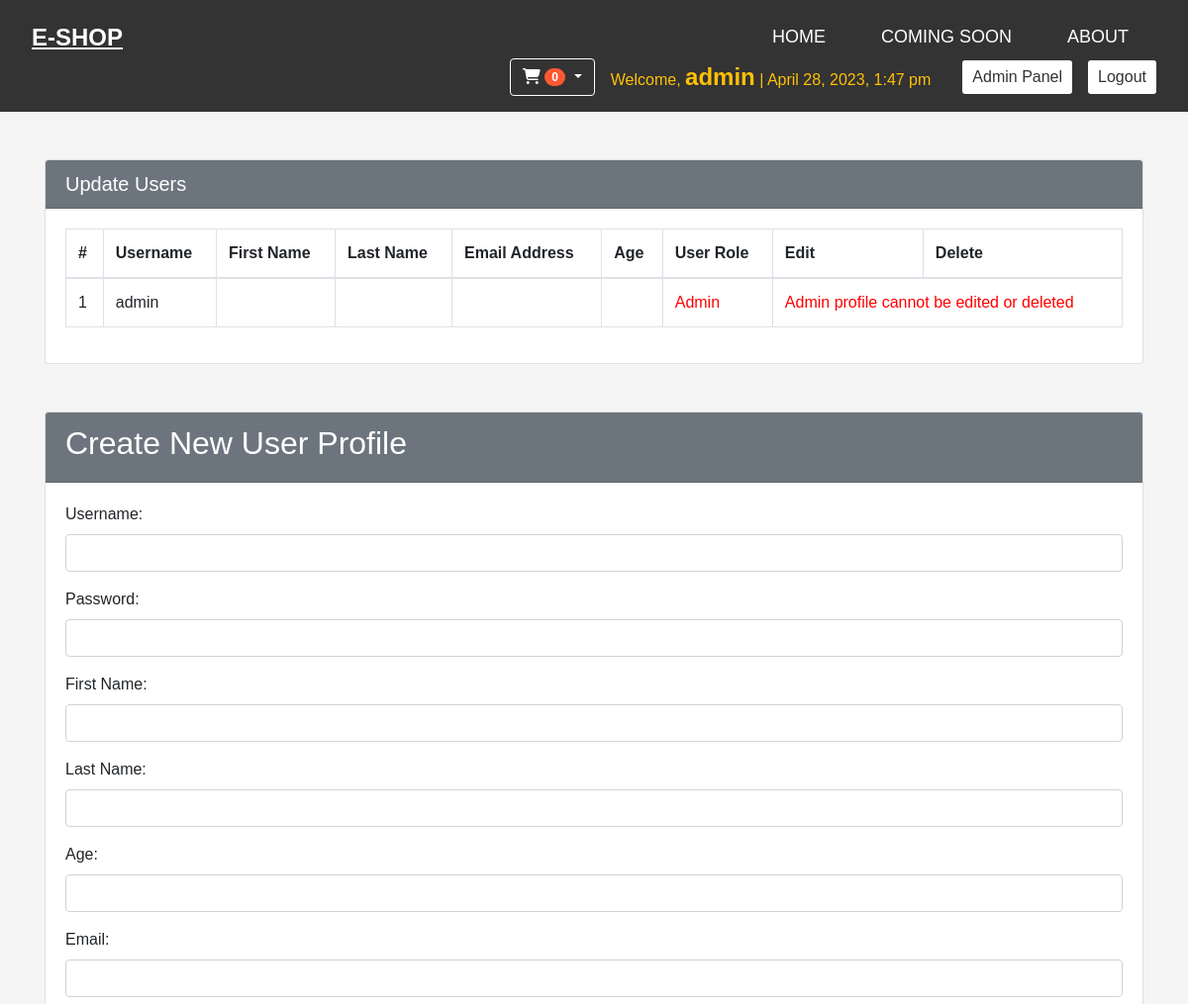
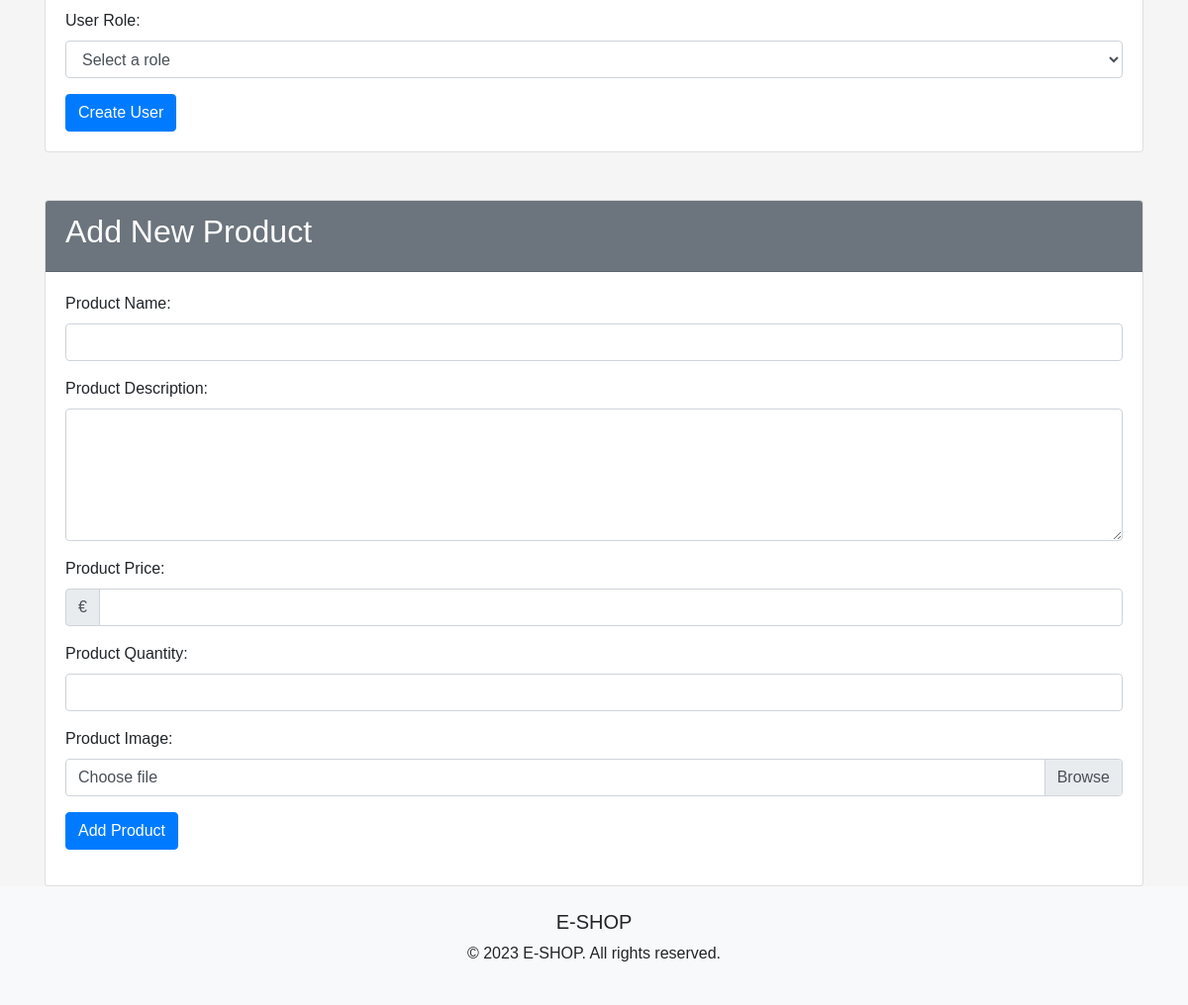
/admin.php (signed in), run on the app's committed database (2 pictures, top to bottom).
### tables this page shows
CREATE TABLE IF NOT EXISTS users (

    id INT NOT NULL AUTO_INCREMENT,
    username VARCHAR(50) NOT NULL,
    password VARCHAR(255) NOT NULL,
    name VARCHAR(255) DEFAULT NULL,
    surname VARCHAR(255) DEFAULT NULL,
    age INT DEFAULT NULL,
    email VARCHAR(255) DEFAULT NULL,
    date_added TIMESTAMP DEFAULT CURRENT_TIMESTAMP,
    user_role ENUM('user', 'admin') NOT NULL DEFAULT 'user',
    PRIMARY KEY (id)
    );

### common.php (called while the page is built)
<?php
function escape($string) {
    return htmlspecialchars($string ?? "", ENT_QUOTES, 'UTF-8');
}

### public/admin.php (the view, shortened to what this page needs)
<?php require_once 'templates/header.php'; ?>
<?php
require_once '../common.php';
require_once '../src/DBconnect.php';
try {
    $sql = "SELECT * FROM users";
    $statement = $connection->prepare($sql);
    $statement->execute();
    $result = $statement->fetchAll();
} catch (PDOException $error) {
    echo $sql . "<br>" . $error->getMessage();
}
?>
<div class="container mt-5 thead-dark">
    <div class="card">
        <h5 class="card-header bg-secondary text-white">Update Users</h5>
        <div class="card-body">
            <div class="table-responsive ">
                <table class="table table-bordered table-hover thead-dark">
                    <thead>
                    <tr>
                        <th>#</th>
                        <th>Username</th>
                        <th>First Name</th>
                        <th>Last Name</th>
                        <th>Email Address</th>
                        <th>Age</th>
                        <th>User Role</th>
                        <th>Edit</th>
                        <th>Delete</th>
                    </tr>
                    </thead>
                    <tbody>
                    <?php foreach ($result as $row) : ?>
                        <tr>
                            <td><?php echo escape($row["id"]); ?></td>
                            <td><?php echo escape($row["username"]); ?></td>
                            <td><?php echo escape($row["name"]); ?></td>
                            <td><?php echo escape($row["surname"]); ?></td>
                            <td><?php echo escape($row["email"]); ?></td>
                            <td><?php echo escape($row["age"]); ?></td>
                            <td><?php echo ($row["user_role"] == "admin") ? '<span style="color: red;">Admin</span>' : 'User'; ?></td>
                            <?php if ($row["id"] == 1) : ?>
                                <td colspan="2" style="color: red;">Admin profile cannot be edited or deleted</td>
                            <?php else : ?>
                                <td><a href="update_profile.php?id=<?php echo escape($row["id"]); ?>" class="btn btn-primary">Edit</a></td>
                                <td><a href="delete.php?" class="btn btn-danger">Delete</a></td>
                            <?php endif; ?>
                        </tr>
                    <?php endforeach; ?>
                    </tbody>
                </table>
            </div>
        </div>
    </div>
</div>
<div class="container mt-5">
    <div class="card">
        <div class="card-header bg-secondary">
            <h2 class="text-white">Create New User Profile</h2>
        </div>
        <div class="card-body">
            <form action="<?php echo htmlspecialchars($_SERVER["PHP_SELF"]); ?>" method="post">
                <div class="form-group">
                    <label for="username">Username:</label>
                    <input type="text" name="username" id="username" class="form-control" required>
                </div>
                <div class="form-group">
                    <label for="password">Password:</label>
                    <input type="password" name="password" id="password" class="form-control" required>
                </div>
                <div class="form-group">
                    <label for="name">First Name:</label>
                    <input type="text" name="name" id="name" class="form-control" required>
                </div>
                <div class="form-group">
                    <label for="surname">Last Name:</label>
                    <input type="text" name="surname" id="surname" class="form-control" required>
                </div>
                <div class="form-group">
                    <label for="age">Age:</label>
                    <input type="number" name="age" id="age" class="form-control" min="0" required>
                </div>
                <div class="form-group">
                    <label for="email">Email:</label>
                    <input type="email" name="email" id="email" class="form-control" required>
                </div>
                <div class="form-group">
                    <label for="user_role">User Role:</label>
                    <select name="user_role" id="user_role" class="form-control" required>
                        <option value="">Select a role</option>
                    </select>
                </div>
                <button type="submit" name="submit" class="btn btn-primary">Create User</button>
            </form>
        </div>
    </div>
</div>
<div class="container mt-5">
    <div class="card">
        <div class="card-header bg-secondary">
            <h2 class=" text-white">Add New Product</h2>
        </div>
        <div class="card-body">
            <form action="add_product.php" method="post" enctype="multipart/form-data">
                <div class="form-group">
                    <label for="name">Product Name:</label>
                    <input type="text" name="name" id="name" class="form-control" required>
                </div>
                <div class="form-group">
                    <label for="description">Product Description:</label>
                    <textarea name="description" id="description" rows="5" class="form-control" required></textarea>
                </div>
                <div class="form-group">
                    <label for="price">Product Price:</label>
                    <div class="input-group">
                        <div class="input-group-prepend">
                            <span class="input-group-text">€</span>
                        </div>
                        <input type="number" name="price" id="price" class="form-control" step="0.01" min="0" required>
                    </div>
                </div>
                <div class="form-group">
                    <label for="quantity">Product Quantity:</label>
                    <input type="number" name="quantity" id="quantity" class="form-control" min="0" required>
                </div>
                <div class="form-group">
                    <label for="image">Product Image:</label>
                    <div class="custom-file">
                        <label class="custom-file-label" for="image">Choose file</label>
                    </div>
                </div>
                <div class="form-group">
                    <button type="submit" name="submit" class="btn btn-primary">Add Product</button>
                </div>
            </form>
        </div>
    </div>
</div>
<?php require_once 'templates/footer.php'; ?>

### public/css/stylesheet.css (style rules this page uses)
* { margin: 0; padding: 0; box-sizing: border-box; }
body { font-family: Arial, sans-serif; font-size: 16px; line-height: 1.5; background-color: #f5f5f5; }

### data on the page
users: id "1", username "admin", user_role "Admin", shows "Admin profile cannot be edited or deleted"

### other printed values
count($_SESSION['basket'] ?? []) "0"
$_SESSION['Username'] "admin"
gmdate('F j, Y,  g:i a') "April 28, 2023, 1:47 pm"
